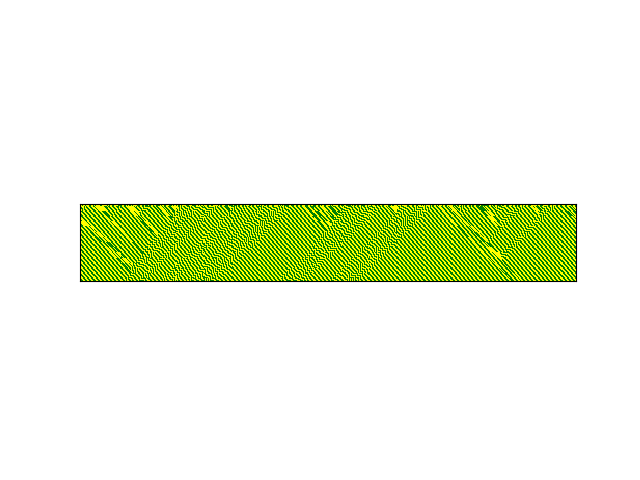
#> input picture AB059661_image.png, 640 x 480 px
$ python image_compression.py
#> lines starting #> are read from the running program, lines starting #| are printed output that depends on the picture
#> the answer given: AB059661_image.png
#> the answer given: out.png
#> the answer given: 3
from PIL import Image

def compress_image(input_image_path, output_image_path, scale_factor):
#> called with input_image_path = 'AB059661_image.png', output_image_path = 'out.png', scale_factor = 3
    with Image.open(input_image_path) as image:
        # Get the original dimensions
#> image is the input picture: PIL image 640x480 RGBA; mean R, G, B, A 238.5, 246.2, 222.8, 255
        original_width, original_height = image.size
#> original_width = 640; original_height = 480

        # Calculate new dimensions
        new_width = int(original_width * scale_factor)
#> new_width = 1920
        new_height = int(original_height * scale_factor)
#> new_height = 1440

        # Resize the image
        resized_image = image.resize((new_width, new_height), Image.Resampling.LANCZOS)
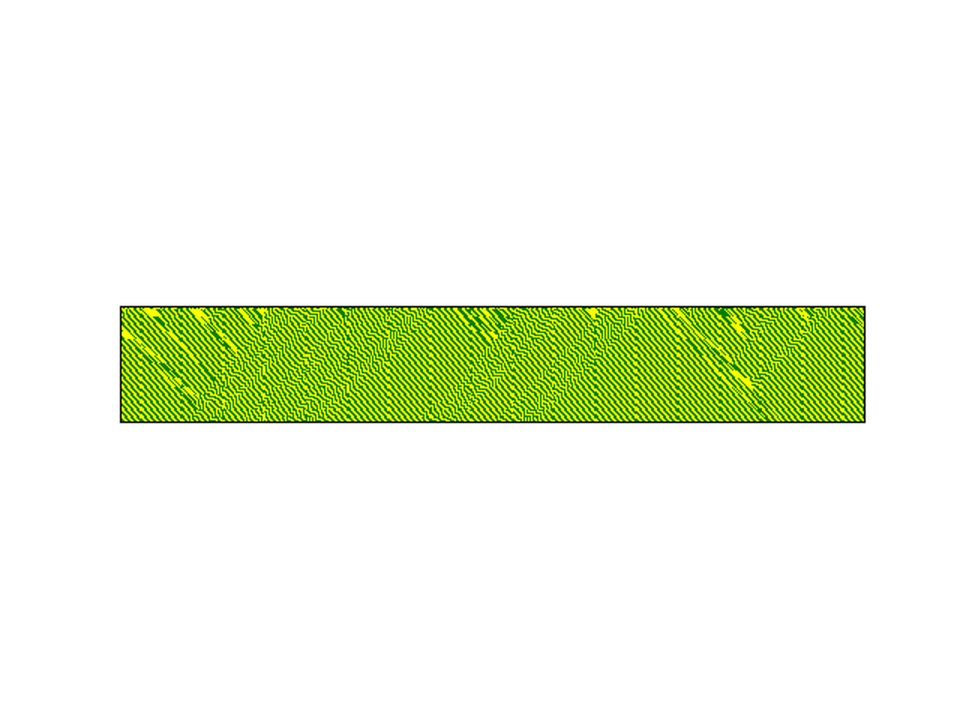
#> resized_image: PIL image 1920x1440 RGBA (shown at 1/2 size); mean R, G, B, A 238.4, 245.6, 222.8, 255

        # Save the compressed image
        resized_image.save(output_image_path)

def main():
    input_image_path = input("Enter the path to the input image: ")
    output_image_path = input("Enter the path to save the compressed image: ")
    scale_factor = float(input("Enter the scale factor (e.g., 0.5 for 50%): "))

    compress_image(input_image_path, output_image_path, scale_factor)
    print(f"Image saved at {output_image_path}")

if __name__ == "__main__":
    main()

    """
    Compresses an image by resizing it to a given scale factor.

    * param input_image_path: Path to the input image file without the colons
    * param output_image_path: Path to save the compressed image with the name you want to give to the new image
    file without the colons
    * param scale_factor: The ratio by which to scale the image

    Here's how you can interpret the scale factor for different compression requirements:

    * Scale Factor 1 (1:1 Ratio): No compression. The image dimensions remain the same.
    * Scale Factor 0.5 (2:2 Ratio): The image dimensions are halved. This reduces the width and height by 50%,
      resulting in an image that is 25% of the original size.
    * Scale Factor 0.25 (4:4 Ratio): The image dimensions are reduced to a quarter of the original size. This
      reduces the width and height by 75%, resulting in an image that is 6.25% of the original size.
    """
